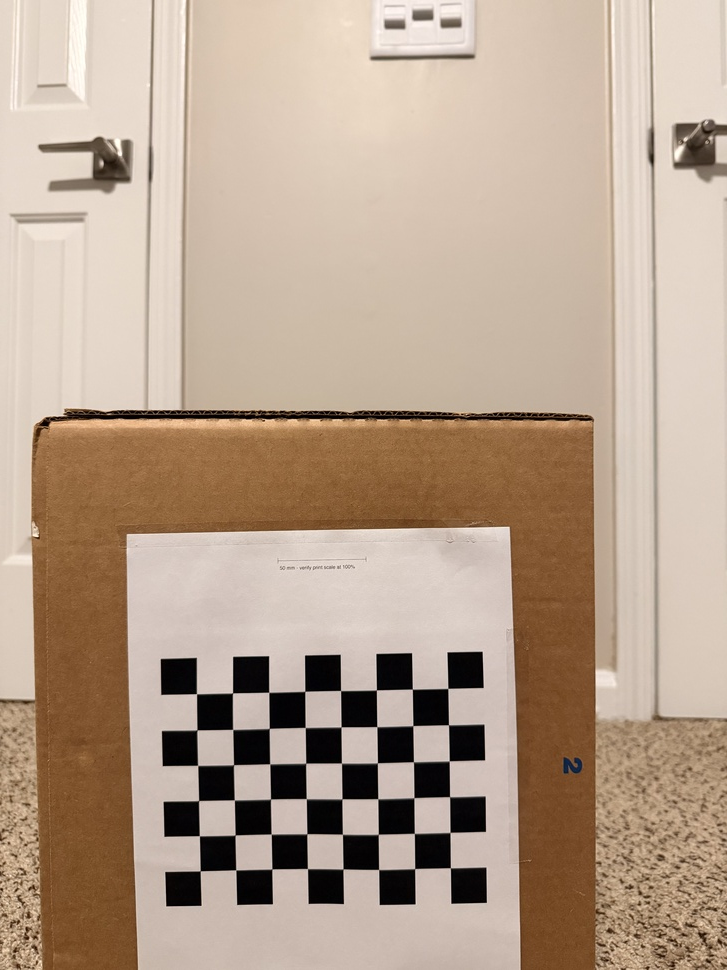
#> input picture Modules/Module_2/calibration_images/IMG_7380.jpeg, 727 x 970 px, shrunk from 4284 x 5712 before the run
$ python -i human_boundary.py   (imports and definitions only)
#> lines starting #> are read from the running program, lines starting #| are printed output that depends on the picture
"""Classical boundary extraction for a user-selected foreground region.

Public color images use RGB uint8 unless an input color order is specified.
GrabCut performs foreground/background segmentation from a user rectangle;
it does not recognize humans. Selecting the largest external contour assumes
one person is the dominant segmented foreground component.
"""

import cv2
import numpy as np


# [13 lines left out: functions _integer, _kernel_size, not called in this run]


def normalize_image(image: np.ndarray, color_order: str = "RGB") -> np.ndarray:
    """Return an independent RGB uint8 image; expand gray and discard alpha.

    Use color_order='BGR' for OpenCV-decoded BGR/BGRA input. Alpha is ignored,
    not composited. Other dtypes are rejected to avoid guessing their scale.
    """
    if color_order not in ("RGB", "BGR"):
        raise ValueError("color_order must be 'RGB' or 'BGR'.")
    if not isinstance(image, np.ndarray) or image.dtype != np.uint8:
        raise ValueError("Image must be a uint8 NumPy array with values 0–255.")
    if image.ndim not in (2, 3) or image.size == 0:
        raise ValueError("Image must be a nonempty grayscale or color image.")
    if image.ndim == 2:
        rgb = cv2.cvtColor(image, cv2.COLOR_GRAY2RGB)
    elif image.shape[2] == 1:
        rgb = cv2.cvtColor(image[:, :, 0], cv2.COLOR_GRAY2RGB)
    elif image.shape[2] in (3, 4):
        rgb = image[:, :, :3]
        if color_order == "BGR":
            rgb = rgb[:, :, ::-1]
    else:
        raise ValueError("Image must have 1, 3, or 4 channels.")
    return np.array(rgb, dtype=np.uint8, order="C", copy=True)


# [12 lines left out: function gaussian_preprocess, not called in this run]


def canny_edges(
    smoothed_image: np.ndarray, lower_threshold: float = 50,
    upper_threshold: float = 150,
) -> np.ndarray:
    """Return a uint8 edge map, including internal and background edges."""
#> called with lower_threshold = 50, upper_threshold = 150
    for threshold in (lower_threshold, upper_threshold):
        if not isinstance(threshold, (int, float, np.number)) or not np.isreal(threshold):
            raise ValueError("Canny thresholds must be finite nonnegative numbers.")
        if not np.isfinite(threshold) or threshold < 0:
            raise ValueError("Canny thresholds must be finite nonnegative numbers.")
    if lower_threshold >= upper_threshold:
        raise ValueError("Canny lower threshold must be less than upper threshold.")
    gray = cv2.cvtColor(normalize_image(smoothed_image), cv2.COLOR_RGB2GRAY)
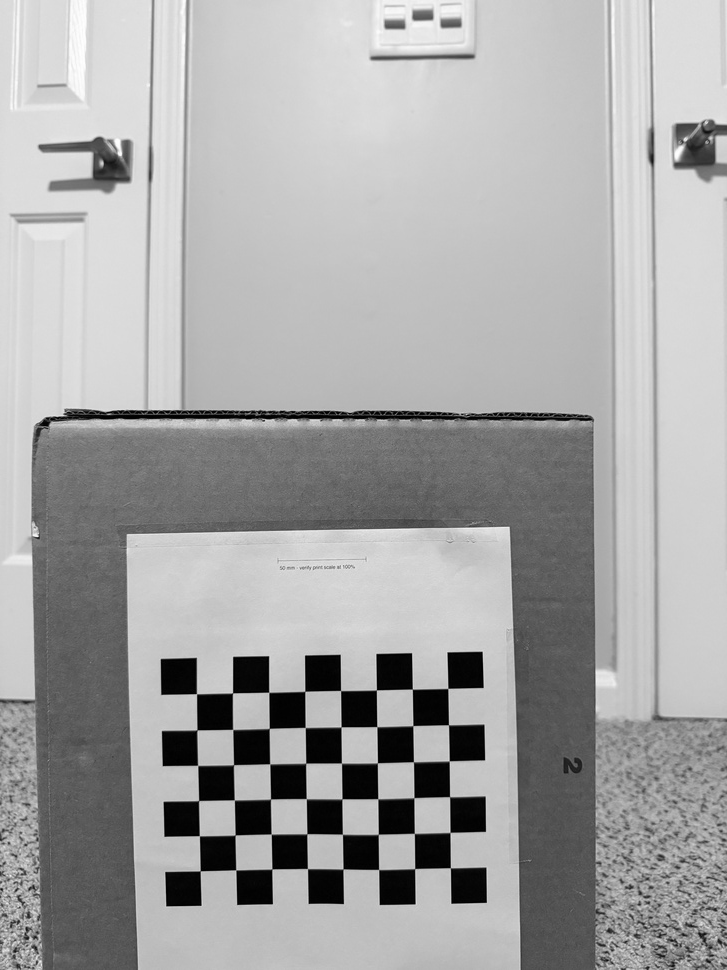
#> gray: shape (970, 727); min 0, max 254, mean 165.5
    return cv2.Canny(gray, float(lower_threshold), float(upper_threshold))
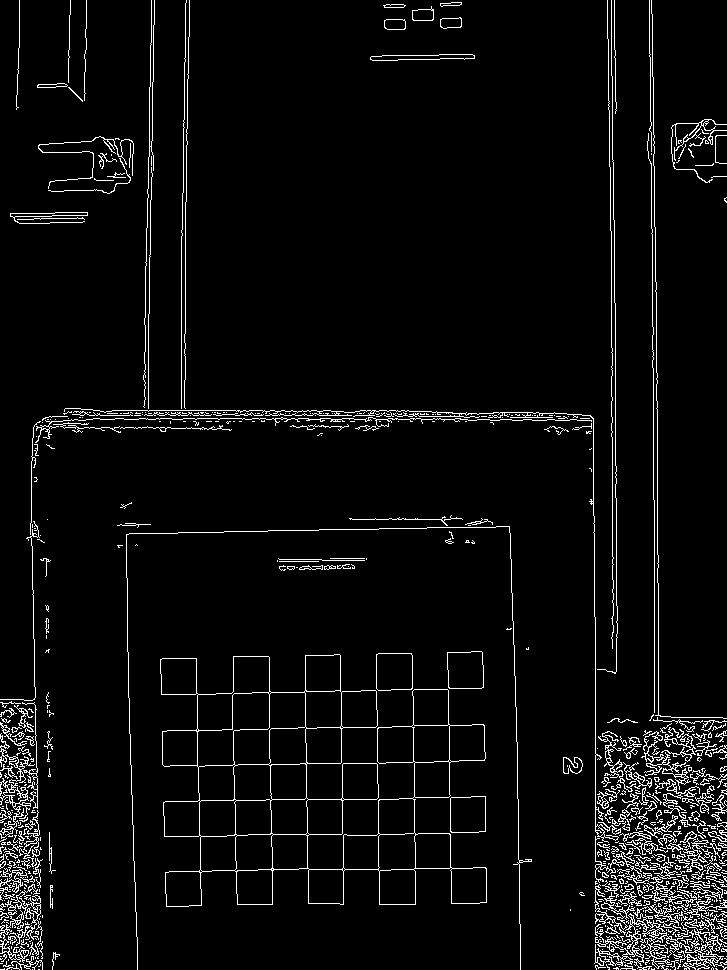
#> returned value: shape (970, 727); 4.5% white in thin lines or dots


# [141 lines left out: functions validate_rectangle, grabcut_segment, _validate_mask, cleanup_mask, extract_boundary, overlay_boundary and 1 more, not called in this run]

>>> import cv2
>>> picture = cv2.cvtColor(cv2.imread('../Module_2/calibration_images/IMG_7380.jpeg'), cv2.COLOR_BGR2RGB)
>>> result = canny_edges(picture)

$ run again, on Modules/Module_2/calibration_images/IMG_7384.jpeg
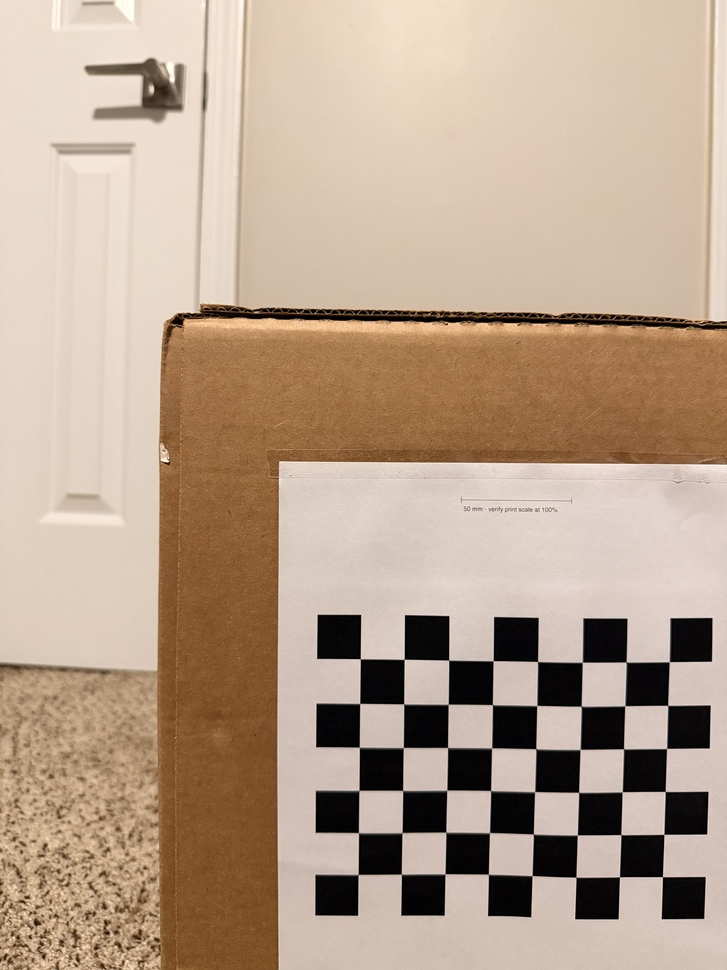
#> input picture Modules/Module_2/calibration_images/IMG_7384.jpeg, 727 x 970 px, shrunk from 4284 x 5712 before the run
#> in canny_edges, `gray = cv2.cvtColor(normalize_image(smoothed_image), cv2.COLOR_RGB2GRAY)`:
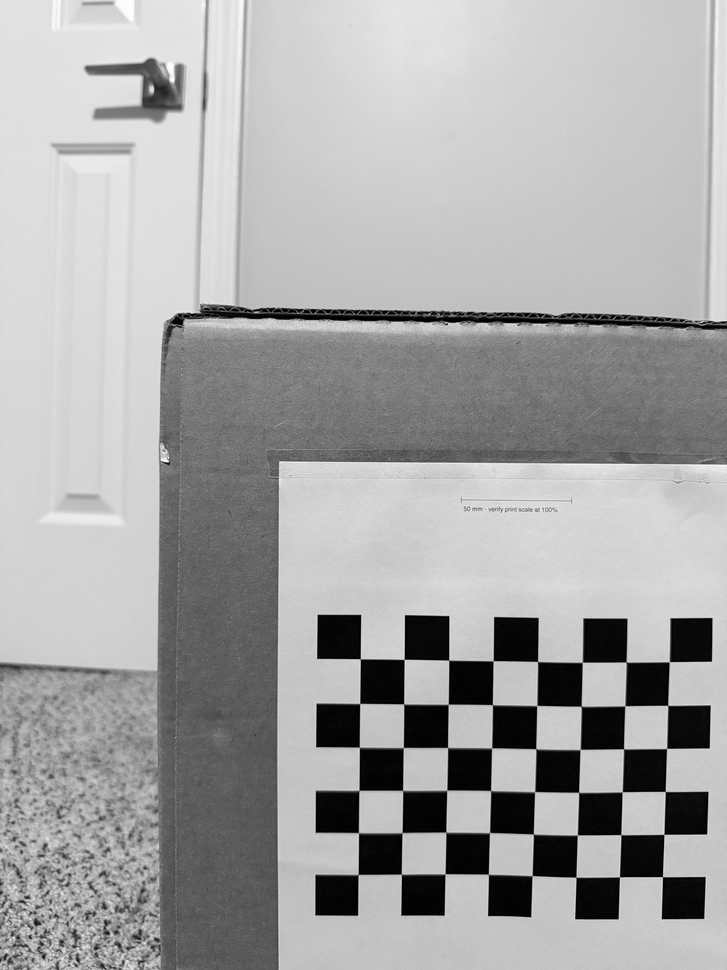
#> gray: shape (970, 727); min 0, max 254, mean 165.8
#> in canny_edges, `return cv2.Canny(gray, float(lower_threshold), float(upper_threshold))`:
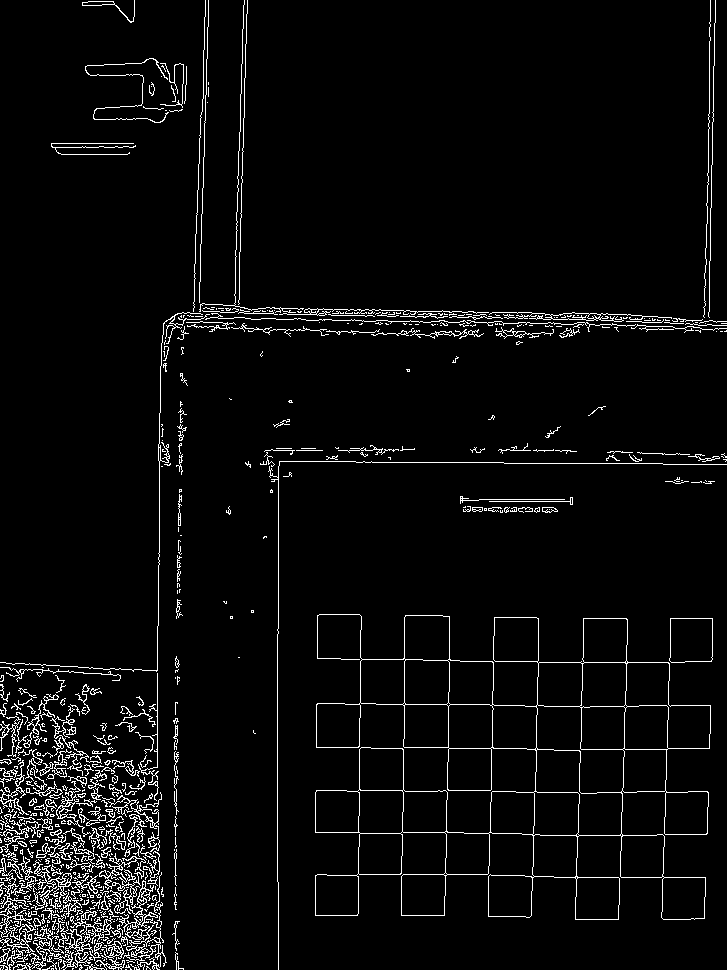
#> returned value: shape (970, 727); 4.1% white in thin lines or dots

$ run again, on Modules/Module_2/calibration_images/IMG_7385.jpeg
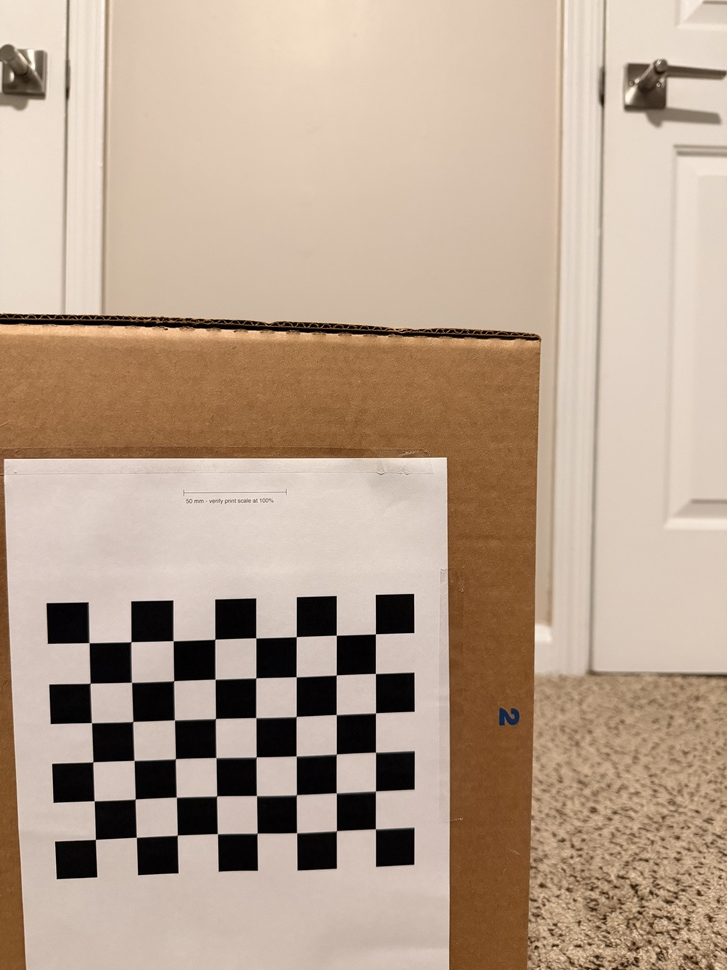
#> input picture Modules/Module_2/calibration_images/IMG_7385.jpeg, 727 x 970 px, shrunk from 4284 x 5712 before the run
#> in canny_edges, `gray = cv2.cvtColor(normalize_image(smoothed_image), cv2.COLOR_RGB2GRAY)`:
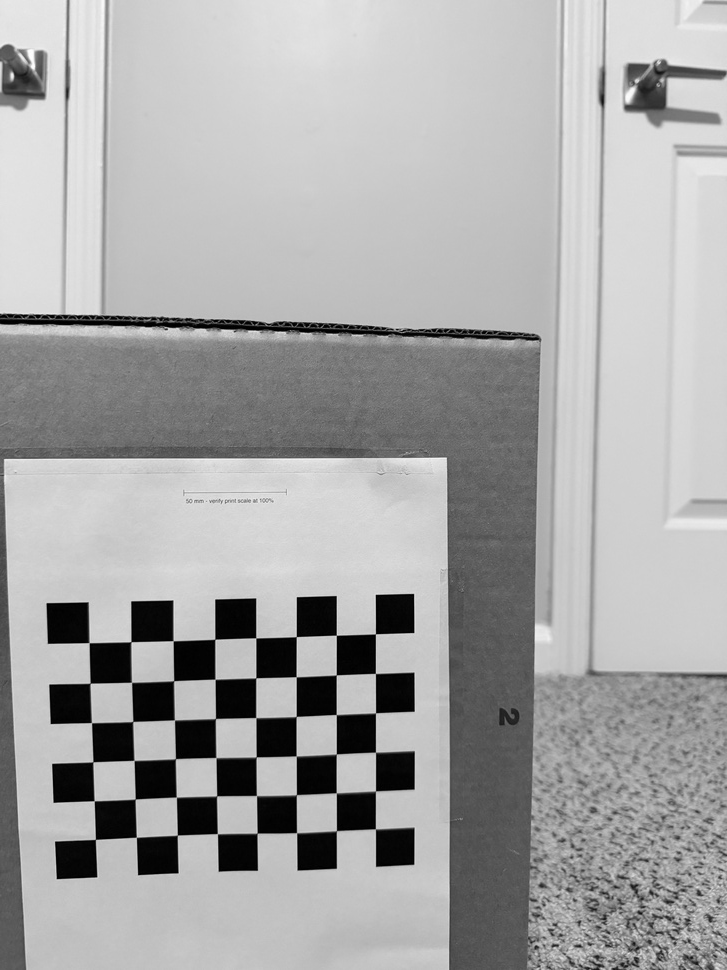
#> gray: shape (970, 727); min 0, max 254, mean 166.6
#> in canny_edges, `return cv2.Canny(gray, float(lower_threshold), float(upper_threshold))`:
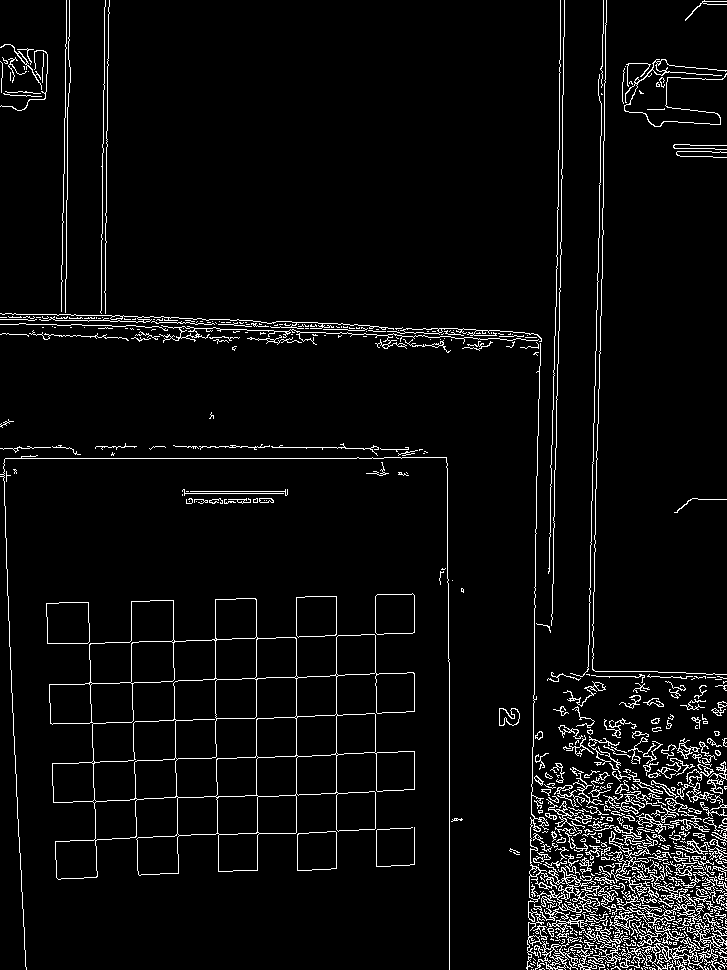
#> returned value: shape (970, 727); 4.6% white in thin lines or dots

$ run again, on Modules/Module_2/calibration_images/IMG_7389.jpeg
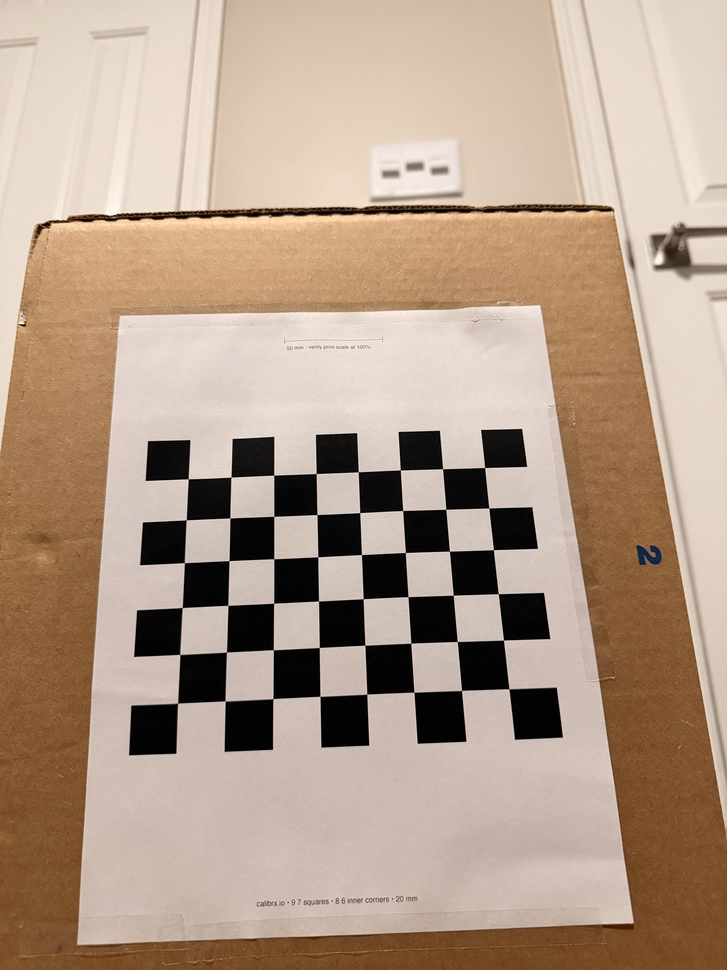
#> input picture Modules/Module_2/calibration_images/IMG_7389.jpeg, 727 x 970 px, shrunk from 4284 x 5712 before the run
#> in canny_edges, `gray = cv2.cvtColor(normalize_image(smoothed_image), cv2.COLOR_RGB2GRAY)`:
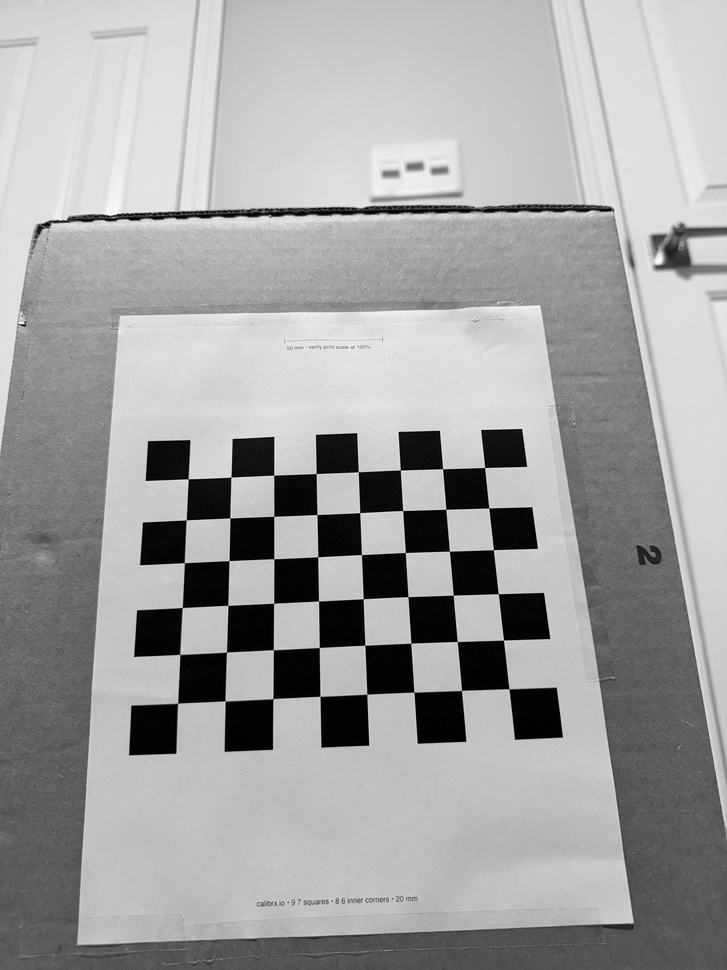
#> gray: shape (970, 727); min 0, max 253, mean 161.2
#> in canny_edges, `return cv2.Canny(gray, float(lower_threshold), float(upper_threshold))`:
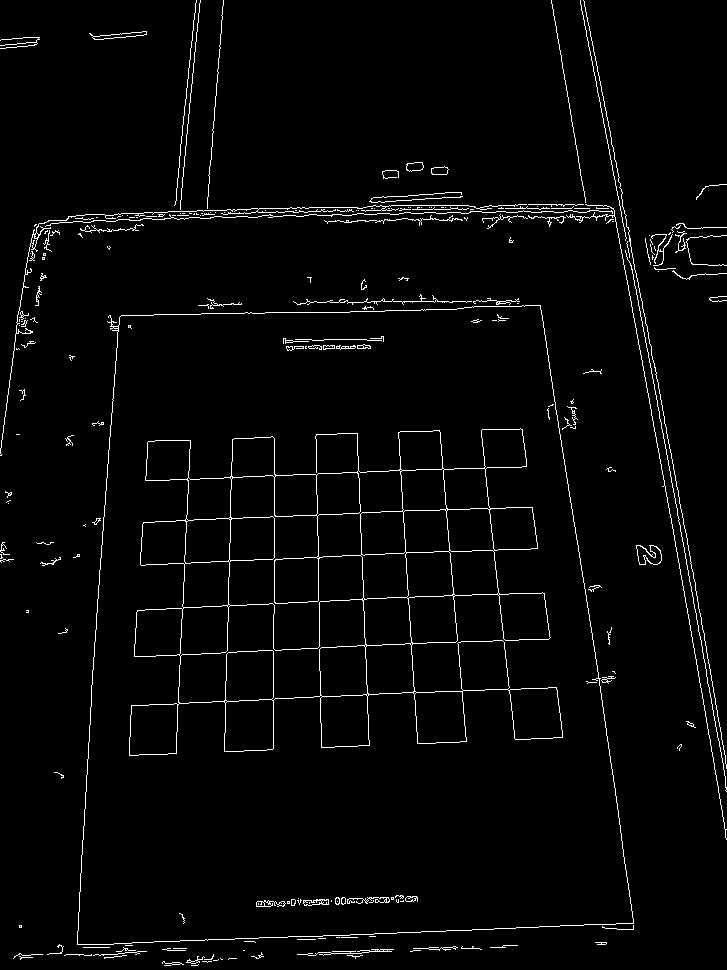
#> returned value: shape (970, 727); 2.6% white in thin lines or dots
